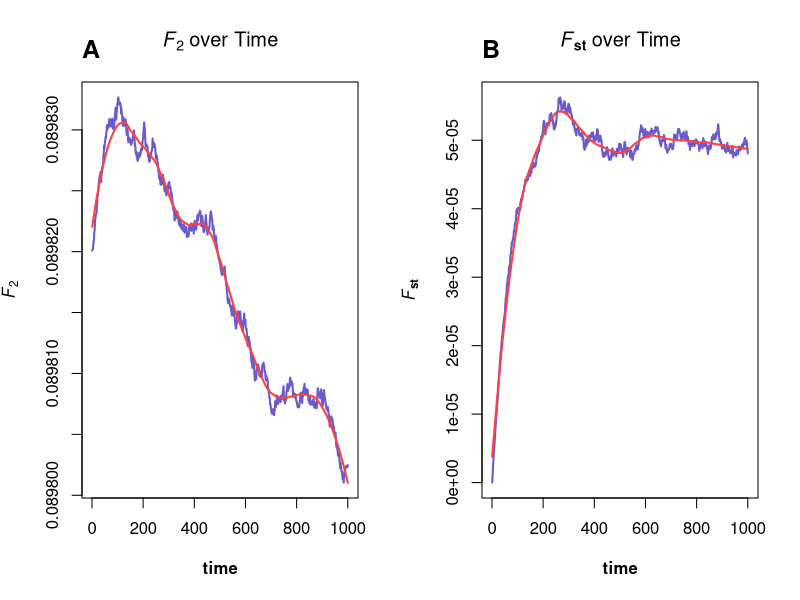

Reproduce this figure in R.
#封装函数 代数模拟生成种群参考等位基因数目 根据二项分布
calculate_next_gen_num <- function(current_num, N, a1, b1, m, p3) {
  # 计算迁移和突变后的等位基因频率
  p0 <- current_num / (2 * N)
  p_after_migration <- p0 * (1 - m) + m * p3
  p_after_mutation <- p_after_migration * (1 - a1 - b1) + b1
  
  # 使用二项分布模拟下一代的等位基因数目
  rbinom(1, 2 * N, p_after_mutation)
}
#生成下一代的等位基因频率

#封装函数 模拟第三个种群受到两个种群的影响
calculate_next_gen_num2 <- function(current_num, N, a1, b1, m1, p1, m2, p2) {
  # 计算当前代中等位基因的频率
  p0 <- current_num / (2 * N)
  # m1 和 p1 分别代表来自第一个种群的迁移率和等位基因频率
  # m2 和 p2 分别代表来自第二个种群的迁移率和等位基因频率
  # 假设两个种群的迁移是独立且同时发生的
  p_after_migration <- p0 * (1 - m1 - m2) + m1 * p1 + m2 * p2
  # 考虑突变效应
  p_after_mutation <- p_after_migration * (1 - a1 - b1) + b1
  # 使用二项分布模拟下一代的等位基因数目
  rbinom(1, 2 * N, p_after_mutation)
}

#-----------三个种群都受到线性进化压力的影响，不同的是种群3的等位基因频率也会发生变化

F_simulation_modified <- function(N, K, a1, b1, m_ij, p0, p3, num_generations) {
  # 初始化等位基因数目
  n_i <- matrix(nrow = K, ncol = num_generations)
  n_i[1, 1] <- 2 * N * p0 
  n_i[2, 1] <- 2 * N * p0
  n_i[3, 1] <- 2 * N * p3    # 第三个种群使用p3_initial初始化

  for (t in 1:(num_generations - 1)) {
    # 在每次循环开始时，先更新第三个种群的等位基因频率p3
    p1 = n_i[1 , t] / (2 * N)
    p2 = n_i[2 , t] / (2 * N)
    p3 = n_i[3, t] / (2 * N)
    n_i[1, t + 1] <- calculate_next_gen_num(n_i[1, t], N, a1, b1, m_ij[1, 3], p3)
    n_i[2, t + 1] <- calculate_next_gen_num(n_i[2, t], N, a1, b1, m_ij[2, 3], p3)
    n_i[3, t + 1] <- calculate_next_gen_num2(n_i[3, t], N, a1, b1, m_ij[3, 1], p1, m_ij[3, 2], p2)
  }
  # 计算每代的等位基因频率
  p_i <- n_i / (2 * N)
  return(p_i)
}


repeat_simulation_2_modified <- function(N, num_simulations, K, a1, b1, m_ij, p0, p3, num_generations) {
  # 初始化存储模拟结果的矩阵
  all_diffs_up <- matrix(0, nrow = num_generations, ncol = num_simulations)
  all_diffs_down <- matrix(0, nrow = num_generations, ncol = num_simulations)
  p1_diff <- matrix(0, nrow = num_generations, ncol = num_simulations)
  for (sim in 1:num_simulations) {
    F_matrix <- F_simulation_modified(N, K, a1, b1, m_ij, p0, p3, num_generations)
    
    # 提取种群1和种群2的等位基因频率
    p1_freqs <- F_matrix[1, ] / (2 * N)
    p2_freqs <- F_matrix[2, ] / (2 * N)

    p1_diff[, sim] <- (p1_freqs - p0)^2
    all_diffs_up[, sim] <- (p1_freqs - p2_freqs)^2
    all_diffs_down[, sim] <- (p1_freqs + p2_freqs - 2*p1_freqs*p2_freqs)
  }
  # 计算每个时间点上的均值
  mean_diffs <- rowMeans(all_diffs_up) / rowMeans(all_diffs_down)
  mean_p1_diff <- rowMeans(p1_diff)
  return(list(mean_diffs = mean_diffs, mean_p1_diff = mean_p1_diff))
}


# 初始化参数 
N <- 500  # 种群1,2,3的尺寸
a1 <- 0.0005  # A突变为a的概率
b1 <- 0.0003  # a突变为A的概率
m_ij <- matrix(0.005, nrow = 3, ncol = 3)
m_ij[1,2] <- m_ij[2,1] <- 0
diag(m_ij) <- 1 - 0.005 
m_ij[3,3] <- 1 - 0.005*2
p0 <- 0.3   # 前两个种群的初始等位基因频率
p3 <- 0.2   # 第三个种群的固定等位基因频率

num_generations <- 1000
num_simulations <- 1000 

set.seed(9)
results <- repeat_simulation_2_modified(N, num_simulations, 3, a1, b1, m_ij, p0, p3, num_generations)
generation_time <- 1:1000

mean_diffs <- results$mean_diffs
loess_fit_st <- loess(mean_diffs ~ generation_time, span = 0.3)  # 使用LOESS拟合
# 生成用于绘制拟合曲线的预测值
pred_time_vals_st <- seq(min(generation_time), max(generation_time), length.out = 1000)
pred_vals_st <- predict(loess_fit_st, newdata = data.frame(generation_time = pred_time_vals_st))

#观察Population1的F2的变化
F2_values <- results$mean_p1_diff
loess_fit_F2 <- loess(F2_values ~ generation_time, span = 0.3)  # 使用LOESS拟合
# 生成用于绘制拟合曲线的预测值
pred_time_vals <- seq(min(generation_time), max(generation_time), length.out = 1000)
pred_F2_vals <- predict(loess_fit_F2, newdata = data.frame(generation_time = pred_time_vals))


par(mfrow=c(1, 2))
# 绘制Mean F2随代数变化的图，并添加LOESS拟合曲线
plot(generation_time, F2_values, type = 'l', xlab = expression(bold("time")), ylab = expression(italic("F")[bold(2)]), lwd =2,
     main = expression(italic("F")[bold(2)] ~ "over Time"), col = "slateblue")
lines(pred_time_vals, pred_F2_vals, col = "brown1", lwd = 2)  # 添加拟合曲线
mtext("A", side = 3, line = 1, at = par("usr")[1], adj = 0, cex = 1.5, font = 2)
# # 最高点和最低点
# time_interval <- pred_time_vals >= 200 & pred_time_vals <= 280
# preds_interval <- pred_F2_vals[time_interval]
# t_vals_interval <- pred_time_vals[time_interval]
# 
# # 最高点和最低点
# max_val <- max(preds_interval)
# min_val <- min(preds_interval)
# max_time <- t_vals_interval[which.max(preds_interval)]
# min_time <- t_vals_interval[which.min(preds_interval)]
# # 最大值点
# max_x <- max_time
# max_y <- max_val
# points(max_x, max_y, col = "tan1", pch = 20, cex = 1.5)
# # 从最大值点出发绘制垂直线到x轴
# segments(max_x, par("usr")[3], max_x, max_y, col = "tan1", lty = "dotted" , lwd = 2)
# # 从最大值点出发绘制水平线到y轴
# segments(par("usr")[1], max_y, max_x, max_y, col = "tan1", lty = "dotted" , lwd = 2)
# # 最小值点
# min_x <- min_time
# min_y <- min_val
# points(min_x, min_y, col = "limegreen", pch = 20, cex = 1.5)
# # 从最小值点出发绘制垂直线到x轴
# segments(min_x, par("usr")[3], min_x, min_y, col = "limegreen", lty = "dotted" , lwd = 2)
# # 从最小值点出发绘制水平线到y轴
# segments(par("usr")[1], min_y, min_x, min_y, col = "limegreen", lty = "dotted" , lwd = 2)
# 
# # 添加图例
# legend("bottomright",                          # 图例位置
#        legend = c("(208, 0.03975635)", "(255, 0.03974821)"), # 图例文本
#        col = c("tan1", "limegreen"),               # 图例颜色
#        pch = 20,                               # 图例点的类型
#        pt.cex = 1.5,                           # 图例点的大小
#        cex = 0.8,                              # 图例文本的大小
#        bty = "n",                              # 不显示图例边框
#        bg = 'white',                           # 图例背景颜色
#        box.lwd = 1,                            # 图例边框宽度
#        box.col = "grey50",                     # 图例边框颜色
#        text.col = "black",                     # 文本颜色
#        text.font = 2,                          # 文本字体
#        horiz = FALSE)                          # 图例方向，FALSE为垂直，TRUE为水平
# 
# # 打印最高点和最低点坐标
# print(paste("Max value point: (", max_time, ", ", max_val, ")", sep = ""))
# print(paste("Min value point: (", min_time, ", ", min_val, ")", sep = ""))

# 绘制Mean Fst随代数变化的图，并添加LOESS拟合曲线
plot(generation_time, mean_diffs, type = 'l', xlab = expression(bold("time")), ylab = expression(italic("F")[bold(st)]), lwd =2,
     main = expression(italic("F")[bold(st)] ~ "over Time"), col = "slateblue")
lines(pred_time_vals_st, pred_vals_st, col = "brown1", lwd = 2)  # 添加拟合曲线
mtext("B", side = 3, line = 1, at = par("usr")[1], adj = 0, cex = 1.5, font = 2)

# # 最高点和最低点
# time_interval2 <- pred_time_vals >= 200 & pred_time_vals <= 280
# preds_interval2 <- pred_vals2[time_interval2]
# t_vals_interval2 <- pred_time_vals2[time_interval2]
# 
# # 最高点和最低点
# max_val2 <- max(preds_interval2)
# min_val2 <- min(preds_interval2)
# max_time2 <- t_vals_interval2[which.max(preds_interval2)]
# min_time2 <- t_vals_interval2[which.min(preds_interval2)]
# # 最大值点
# max_x2 <- max_time2
# max_y2 <- max_val2
# points(max_x2, max_y2, col = "tan1", pch = 20, cex = 1.5)
# max_x2
# max_y2
# # 从最大值点出发绘制垂直线到x轴
# segments(max_x2, par("usr")[3], max_x2, max_y2, col = "tan1", lty = "dotted" , lwd = 2)
# # 从最大值点出发绘制水平线到y轴
# segments(par("usr")[1], max_y2, max_x2, max_y2, col = "tan1", lty = "dotted" , lwd = 2)
# 
# # 最高点和最低点
# time_interval2 <- pred_time_vals2 >= 200 & pred_time_vals2 <= 400
# preds_interval2 <- pred_vals2[time_interval2]
# t_vals_interval2 <- pred_time_vals2[time_interval2]
# 
# min_val2 <- min(preds_interval2)
# min_time2 <- t_vals_interval2[which.min(preds_interval2)]
# 
# # 最小值点
# min_x2 <- min_time2
# min_y2 <- min_val2
# min_x2
# min_y2
# 
# points(min_x2, min_y2, col = "limegreen", pch = 20, cex = 1.5)
# # 从最小值点出发绘制垂直线到x轴
# segments(min_x2, par("usr")[3], min_x2, min_y2, col = "limegreen", lty = "dotted" , lwd = 2)
# # 从最小值点出发绘制水平线到y轴
# segments(par("usr")[1], min_y2, min_x2, min_y2, col = "limegreen", lty = "dotted" , lwd = 2)
# 
# # 添加图例
# legend("bottomright",                          # 图例位置
#        legend = c("(233, 0.0000123)", "(310, 0.0000106)"), # 图例文本
#        col = c("tan1", "limegreen"),               # 图例颜色
#        pch = 20,                               # 图例点的类型
#        pt.cex = 1.5,                           # 图例点的大小
#        cex = 0.8,                              # 图例文本的大小
#        bty = "n",                              # 不显示图例边框
#        bg = 'white',                           # 图例背景颜色
#        box.lwd = 1,                            # 图例边框宽度
#        box.col = "grey50",                     # 图例边框颜色
#        text.col = "black",                     # 文本颜色
#        text.font = 2,                          # 文本字体
#        horiz = FALSE)                          # 图例方向，FALSE为垂直，TRUE为水平
